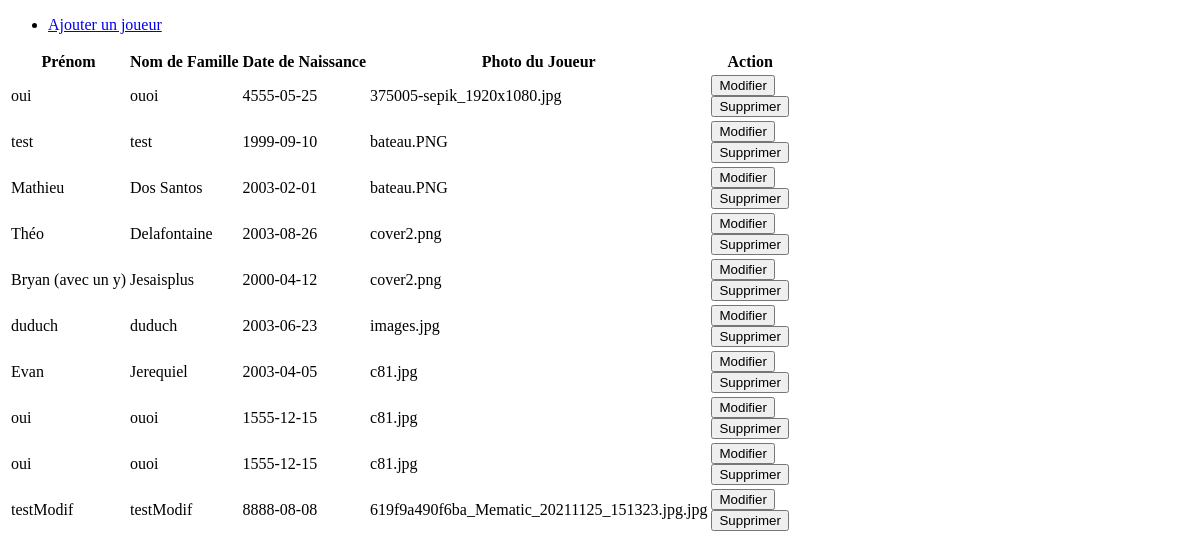
/allPlayers.php, run on an earlier commit of the app's database.
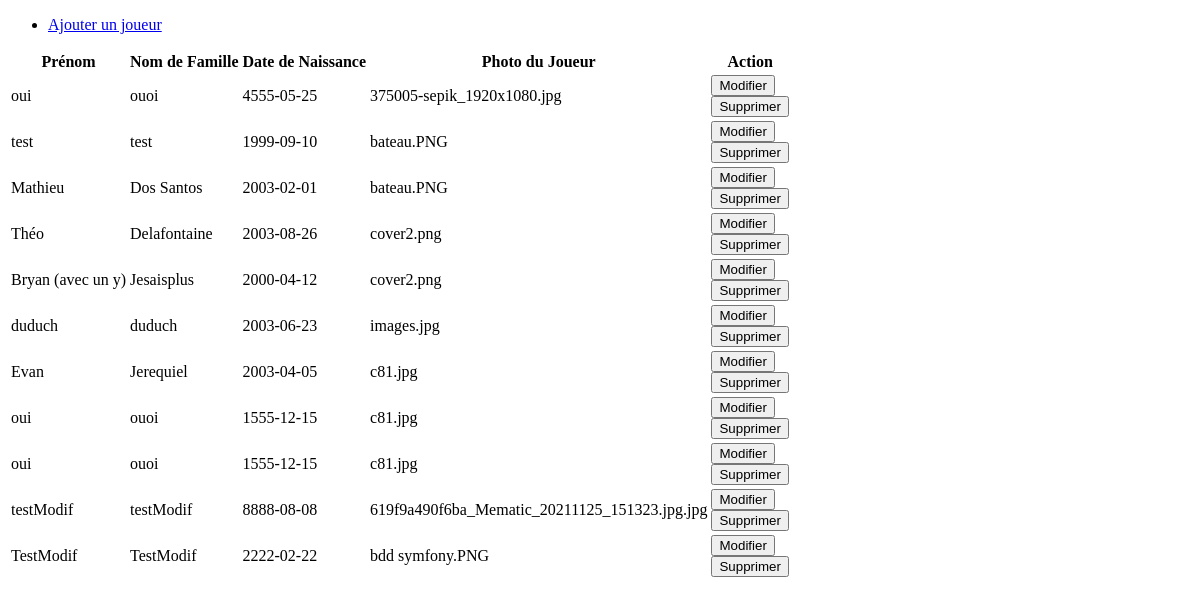
And on a later commit of the database.
### tables this page shows
CREATE TABLE `player` (
  `id_player` int(11) NOT NULL,
  `firstname_player` varchar(255) NOT NULL,
  `lastname_player` varchar(255) NOT NULL,
  `birthday_player` date NOT NULL,
  `picture_player` varchar(255) NOT NULL
);

### src/Model/Player.php (called while the page is built, shortened)
<?php
class Player extends Person{
    protected string $firstName;
    protected string $lastName;
    private string $birthday;
    private string $picture;
    public function __construct($id = null, string $firstName, string $lastName, string $birthday, string $picture)
    {
        $this->firstName = $firstName;
        $this->lastName = $lastName;
        $this->birthday = $birthday;
        $this->picture = $picture;
    }
    public function getFirstName(): string
    {
        return $this->firstName;
    }
    public function setFirstName(string $newFirstName): void
    {
        $this->firstName = $newFirstName;
    }
    public function getLastName(): string
    {
        return $this->lastName;
    }
    public function setLastName(string $newLastName): void
    {
        $this->lastName = $newLastName;
    }
    public function getBirthday(): string
    {
        return $this->birthday;
    }
    public function setBirthday(string $newBirthday): void
    {
        $this->birthday = $newBirthday;
    }
    public function getPicture(): string
    {
        return $this->picture;
    }
    public function setPicture(string $newPicture): void
    {
        $this->picture = $newPicture;
    }
}

### src/Controller/PlayerController.php (called while the page is built, shortened)
<?php
final class PlayerController
{
    public static function getAll(): array
    {
        $connexion = MySql::connect();
        $request = $connexion->prepare("SELECT * from player");
        $request->execute();
        return $request->fetchAll();
    }
}

### public/allPlayers.php (the view, shortened to what this page needs)
<?php
$allPlayers = PlayerController::getAll();
$allPlayersClass = [];
foreach ($allPlayers as $player)
{
    $playerInst = new Player($player['id_player'], $player['firstname_player'], $player['lastname_player'], $player['birthday_player'], $player['picture_player']);
    $playerInst->setId($player['id_player']);
    $playerInst->setFirstName($player['firstname_player']);
    $playerInst->setLastName($player['lastname_player']);
    $playerInst->setBirthday($player['birthday_player']);
    $playerInst->setPicture($player['picture_player']);
    array_push($allPlayersClass, $playerInst);
}
?>
<!DOCTYPE html>
<html lang="fr">
<head>
</head>
<body>
    <ul>
        <li><a href="addPlayer.php">Ajouter un joueur</a></li>
    </ul>
    <table>
        <thead>
            <tr>
                <th>Prénom</th>
                <th>Nom de Famille</th>
                <th>Date de Naissance</th>
                <th>Photo du Joueur</th>
                <th>Action</th>
            </tr>
        </thead>
        <tbody>
            <?php
            foreach($allPlayersClass as $itemPlayer)
            {
                ?>
                <tr>
                    <td><?= $itemPlayer->getFirstName();?></td>
                    <td><?= $itemPlayer->getLastName(); ?></td>
                    <td><?= $itemPlayer->getBirthday(); ?></td>
                    <td><?= $itemPlayer->getPicture(); ?></td>
                    <td>
                        <form action="editPlayer.php" method="get">
                            <input type="submit" value="Modifier">
                        </form>
                        <form action="deletePlayer.php" method="get">
                            <input type="submit" value="Supprimer">
                        </form>
                    </td>
            <?php
            }
            ?>
                </tr>
        </tbody>
    </table>
</body>
</html>

What changed in the data, as far as the page shows it:
added player: firstname_player "TestModif", lastname_player "TestModif", birthday_player "2222-02-22", picture_player "bdd symfony.PNG"
